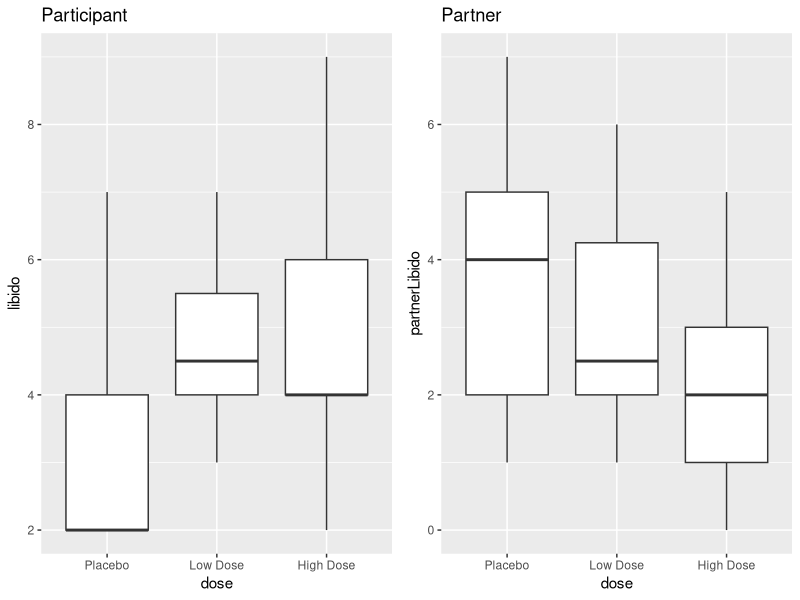

This figure's R source:
library(ggplot2)
library(gridExtra)

#Make dataset
libido <- c(3, 2, 5, 2, 2, 2, 7, 2, 4, 7, 5, 3, 4, 4, 7, 5, 4, 9, 2, 6, 3, 4, 4, 4, 6, 4, 6, 2, 8, 5)
partnerLibido <- c(4, 1, 5, 1, 2, 2, 7, 4, 5, 5, 3, 1, 2, 2, 6, 4, 2, 1, 3, 5, 4, 3, 3, 2, 0, 1, 3, 0, 1, 0)
dose <- c(rep(1, 9), rep(2, 8), rep(3, 13))

#factorize the column "dose". 
dose <- factor(dose, levels = c(1:3), labels = c("Placebo", "Low Dose", "High Dose"))

#Make data.frame
viagraData <- data.frame(dose, libido, partnerLibido)
viagraData

#visualize each group using boxplot.
Participant <- ggplot(data = viagraData, aes(x = dose, y = libido)) +
  geom_boxplot() +
  labs(title = "Participant")

Partner <- ggplot(data = viagraData, aes(x = dose, y = partnerLibido)) +
  geom_boxplot() +
  labs(title = "Partner")

#multiplot
grid.arrange(Participant, Partner, nrow = 1)
